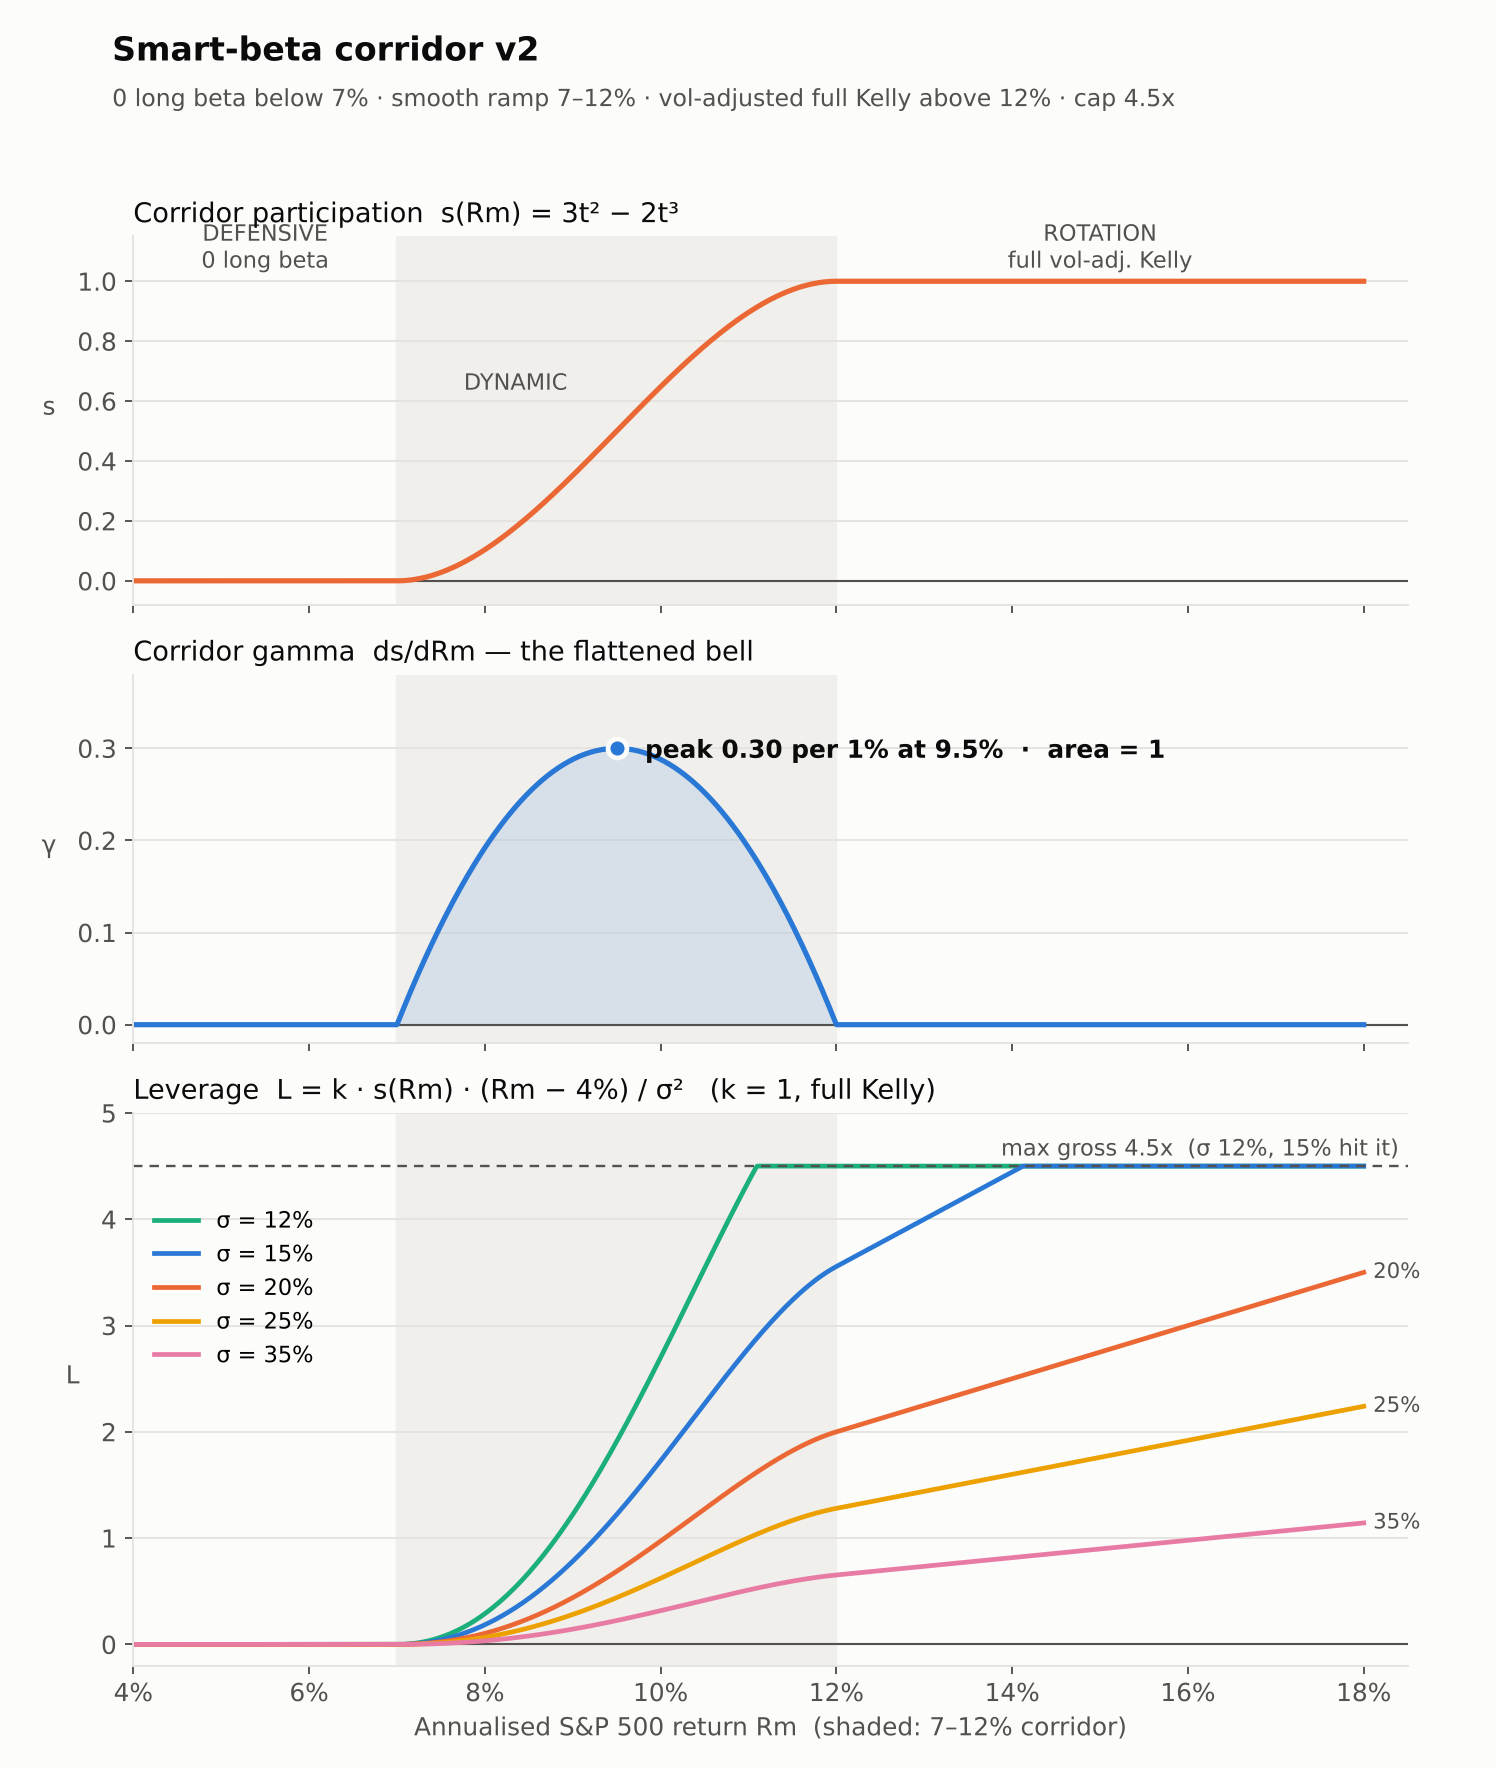

Source code (Python):
"""Corridor v2: participation s(Rm), corridor gamma ds/dRm, and leverage L = k·s·(Rm−rf)/σ² (cap 4.5x)."""
import os, sys, numpy as np, matplotlib
matplotlib.use("Agg")
import matplotlib.pyplot as plt
sys.path.insert(0, os.path.join(os.path.dirname(os.path.abspath(__file__)), "..", "..", "algorithm"))
import corridor as c

SURF, INK, INK2, GRID, SHADE = "#fcfcfb", "#0b0b0b", "#52514e", "#e4e3df", "#f0efec"
BLUE, ORANGE, AQUA, YELLOW, MAGENTA = "#2a78d6", "#eb6834", "#1baf7a", "#eda100", "#e87ba4"
rm = np.linspace(0.04, 0.18, 701)

plt.rcParams.update({"font.family": "DejaVu Sans", "font.size": 10.5, "axes.edgecolor": GRID,
                     "axes.labelcolor": INK2, "xtick.color": INK2, "ytick.color": INK2})
fig, axes = plt.subplots(3, 1, figsize=(8.8, 10.4), sharex=True, facecolor=SURF,
                         gridspec_kw={"height_ratios": [1, 1, 1.5]})
for ax in axes:
    ax.set_facecolor(SURF); ax.grid(axis="y", color=GRID, lw=0.8); ax.set_axisbelow(True)
    for sp in ("top", "right"): ax.spines[sp].set_visible(False)
    ax.axvspan(c.R_LOW, c.R_HIGH, color=SHADE, zorder=0)
    ax.axhline(0, color=INK2, lw=0.9)

ax = axes[0]
ax.plot(rm, [c.participation(x) for x in rm], color=ORANGE, lw=2.2)
ax.set_title("Corridor participation  s(Rm) = 3t² − 2t³", loc="left", color=INK, fontsize=11.5)
ax.set_ylabel("s", rotation=0, labelpad=12); ax.set_ylim(-0.08, 1.15)
for x, lab in [(0.055, "DEFENSIVE\n0 long beta"), (0.0835, "DYNAMIC"), (0.15, "ROTATION\nfull vol-adj. Kelly")]:
    ax.text(x, 1.02 if x != 0.0835 else 0.62, lab, ha="center", color=INK2, fontsize=9.5, va="bottom")

ax = axes[1]
g = np.array([c.corridor_gamma(x) * 0.01 for x in rm])
ax.fill_between(rm, g, color=BLUE, alpha=0.12, lw=0); ax.plot(rm, g, color=BLUE, lw=2.2)
ax.scatter([0.095], [0.30], s=64, color=BLUE, edgecolor=SURF, linewidth=2, zorder=3)
ax.annotate("peak 0.30 per 1% at 9.5%  ·  area = 1", (0.095, 0.30), xytext=(12, -4),
            textcoords="offset points", color=INK, fontweight="bold")
ax.set_title("Corridor gamma  ds/dRm — the flattened bell", loc="left", color=INK, fontsize=11.5)
ax.set_ylabel("γ", rotation=0, labelpad=12); ax.set_ylim(-0.02, 0.38)

ax = axes[2]
for sig, col in [(0.12, AQUA), (0.15, BLUE), (0.20, ORANGE), (0.25, YELLOW), (0.35, MAGENTA)]:
    lev = [c.target_leverage(x, sig).leverage for x in rm]
    ax.plot(rm, lev, color=col, lw=2, label=f"σ = {sig:.0%}")
    if lev[-1] < c.MAX_GROSS_LEVERAGE - 0.05:
        ax.annotate(f"{sig:.0%}", (rm[-1], lev[-1]), xytext=(4, 0), textcoords="offset points",
                    color=INK2, fontsize=9, va="center")
ax.axhline(c.MAX_GROSS_LEVERAGE, color=INK2, lw=1, ls=(0, (4, 3)))
ax.text(0.184, c.MAX_GROSS_LEVERAGE + 0.1, "max gross 4.5x  (σ 12%, 15% hit it)", color=INK2, fontsize=9.5, ha="right")
ax.set_title("Leverage  L = k · s(Rm) · (Rm − 4%) / σ²   (k = 1, full Kelly)", loc="left", color=INK, fontsize=11.5)
ax.set_ylabel("L", rotation=0, labelpad=12); ax.set_ylim(-0.2, 5.0)
ax.legend(loc="upper left", bbox_to_anchor=(0.0, 0.86), frameon=False, fontsize=9.5, ncol=1)
ax.set_xlabel("Annualised S&P 500 return Rm  (shaded: 7–12% corridor)")
ax.xaxis.set_major_formatter(matplotlib.ticker.PercentFormatter(1.0, decimals=0))
ax.set_xlim(0.04, 0.185)

fig.suptitle("Smart-beta corridor v2", x=0.075, ha="left", fontsize=14, color=INK, fontweight="bold")
fig.text(0.075, 0.94, "0 long beta below 7% · smooth ramp 7–12% · vol-adjusted full Kelly above 12% · cap 4.5x",
         color=INK2, fontsize=10)
fig.tight_layout(rect=(0, 0, 0.97, 0.935))
fig.savefig(__file__.replace(".py", ".png"), dpi=170, facecolor=SURF)
